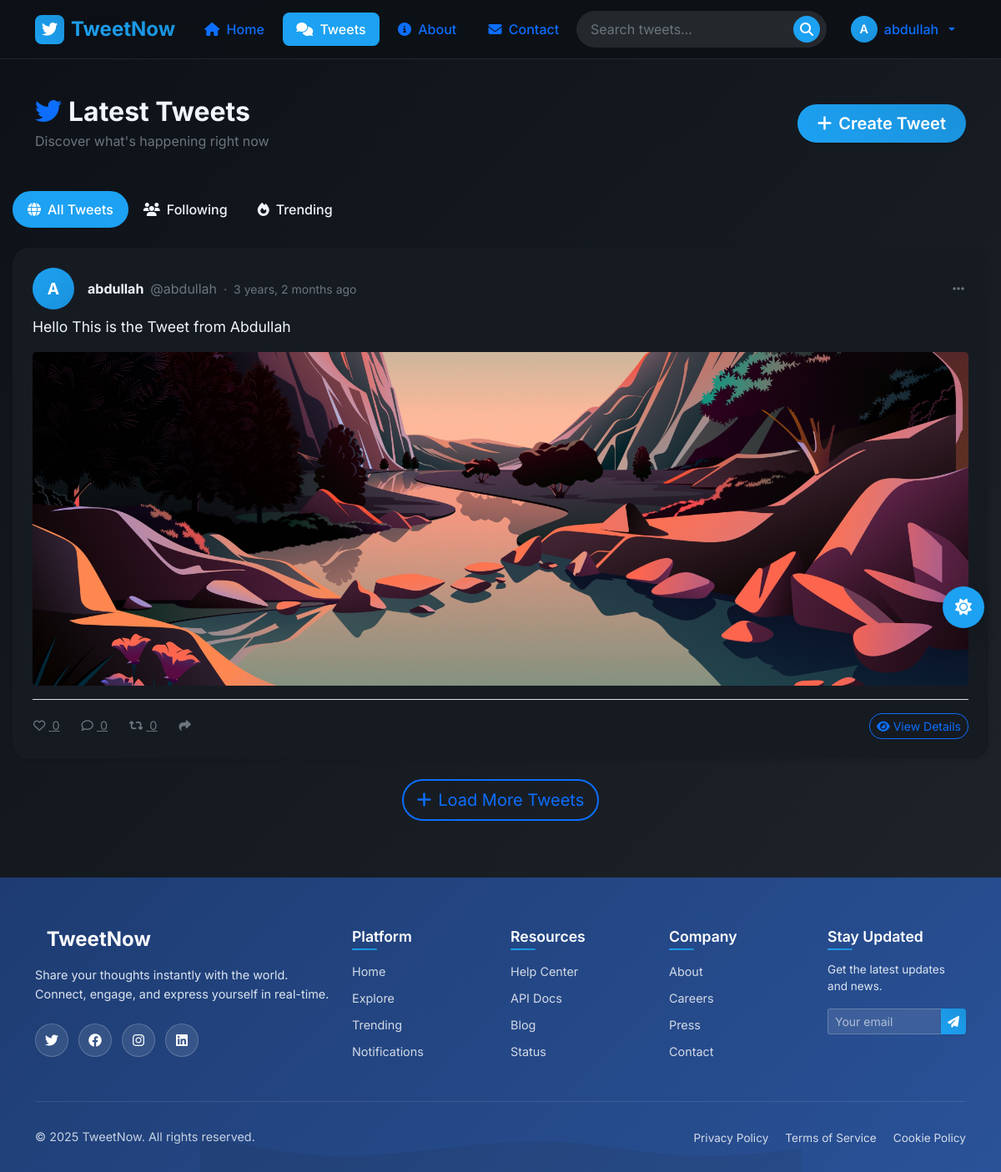
The page /tweet/ (signed in) on the database its author committed.
### tweet/models.py (models this page shows, shortened)
class Tweet(models.Model):
    user = models.ForeignKey(User, on_delete=models.CASCADE)
    text = models.TextField(max_length=240)
    photo = models.ImageField(upload_to="photos/", blank=True, null=True)
    created_at = models.DateTimeField(auto_now_add=True)
    updated_at = models.DateTimeField(auto_now=True)

### tweet/views.py (the view)
# urls.py: path('', views.tweet_list, name="tweet_list"),
def tweet_list(request):
    tweets = Tweet.objects.all().order_by("-created_at")
    return render(request, 'tweet_list.html', {"tweets": tweets})

### tweet/templates/tweet_list.html (shortened to what this page needs)
{% extends 'layout.html' %}
{% load static %}
{% block content %}
<div class="container py-4">
    <div class="row mb-4">
        <div class="col-12">
            <div class="d-flex justify-content-between align-items-center flex-wrap gap-3">
                <div>
                    <h2 class="mb-1 fw-bold">
                        <i class="fab fa-twitter text-primary me-2"></i>Latest Tweets
                    </h2>
                    <p class="text-muted mb-0">Discover what's happening right now</p>
                </div>
                    <a href="{% url 'tweet:tweet_create' %}" class="btn btn-primary btn-lg px-4 create-tweet-btn"
                       style="border-radius: 25px; font-weight: 600; white-space: nowrap;">
                        <i class="fas fa-plus me-2"></i>Create Tweet
                    </a>
                </div>
            </div>
        </div>
    </div>
    <div class="row mb-4">
        <div class="col-12">
            <ul class="nav nav-pills" id="tweetTabs" role="tablist">
                <li class="nav-item" role="presentation">
                    <button class="nav-link active" id="all-tab" data-bs-toggle="pill" data-bs-target="#all" type="button">
                        <i class="fas fa-globe me-2"></i>All Tweets
                    </button>
                </li>
                <li class="nav-item" role="presentation">
                    <button class="nav-link" id="following-tab" data-bs-toggle="pill" data-bs-target="#following" type="button">
                        <i class="fas fa-users me-2"></i>Following
                    </button>
                </li>
                <li class="nav-item" role="presentation">
                    <button class="nav-link" id="trending-tab" data-bs-toggle="pill" data-bs-target="#trending" type="button">
                        <i class="fas fa-fire me-2"></i>Trending
                    </button>
                </li>
            </ul>
        </div>
    </div>
    <div class="row">
        <div class="col-12">
            <div class="tab-content" id="tweetTabContent">
                <div class="tab-pane fade show active" id="all" role="tabpanel">
                    <div class="tweet-container" id="tweetContainer">
                        {% for tweet in tweets %}
                        <div class="tweet-card mb-4 animate-fade-in" data-tweet-id="{{ tweet.id }}">
                            <div class="card border-0 shadow-sm hover-lift" style="border-radius: 20px; overflow: hidden;">
                                <div class="card-header bg-transparent border-0 p-4 pb-0">
                                    <div class="d-flex align-items-center">
                                        <div class="avatar-container me-3">
                                            {% if tweet.user.profile.profile_picture %}
                                            <img src="{{ tweet.user.profile.profile_picture.url }}"
                                                 class="rounded-circle" width="50" height="50"
                                                 alt="{{ tweet.user.username }}" style="object-fit: cover;">
                                            {% else %}
                                            <div class="avatar-placeholder rounded-circle d-flex align-items-center justify-content-center"
                                                 style="width: 50px; height: 50px; background: linear-gradient(135deg, var(--primary-blue), var(--primary-blue-hover)); color: white; font-weight: bold; font-size: 1.2rem;">
                                                {{ tweet.user.username|slice:":1"|upper }}
                                            </div>
                                            {% endif %}
                                        </div>
                                        <div class="flex-grow-1">
                                            <div class="d-flex align-items-center flex-wrap">
                                                <h6 class="mb-0 fw-bold me-2">
                                                    {{ tweet.user.get_full_name|default:tweet.user.username }}
                                                </h6>
                                                <span class="text-muted me-2">@{{ tweet.user.username }}</span>
                                                <span class="text-muted small">·</span>
                                                <span class="text-muted small ms-2" title="{{ tweet.created_at }}">
                                                    {{ tweet.created_at|timesince }} ago
                                                </span>
                                            </div>
                                        </div>
                                        {% if request.user == tweet.user %}
                                        <div class="dropdown">
                                            <button class="btn btn-link text-muted p-1" type="button" data-bs-toggle="dropdown">
                                                <i class="fas fa-ellipsis-h"></i>
                                            </button>
                                        </div>
                                        {% endif %}
                                    </div>
                                </div>
                                <div class="card-body p-4 pt-2">
                                    <div class="tweet-text mb-3">
                                        <p class="mb-0" style="line-height: 1.5; font-size: 1.1rem;">
                                            {{ tweet.text }}
                                        </p>
                                    </div>
                                    {% if tweet.photo %}
                                    <div class="tweet-image mb-3">
                                        <img src="{{ tweet.photo.url }}" class="img-fluid rounded-3 w-100"
                                             alt="Tweet image" style="max-height: 400px; object-fit: cover; cursor: pointer;"
                                             data-bs-toggle="modal" data-bs-target="#imageModal"
                                             data-src="{{ tweet.photo.url }}">
                                    </div>
                                    {% endif %}
                                    <div class="tweet-actions d-flex justify-content-between align-items-center pt-3 border-top">
                                        <div class="d-flex gap-4">
                                            <button class="btn btn-link text-muted p-0 like-btn" data-tweet-id="{{ tweet.id }}">
                                                <i class="far fa-heart me-1"></i>
                                                <span class="like-count">{{ tweet.likes_count|default:0 }}</span>
                                            </button>
                                            <button class="btn btn-link text-muted p-0" data-bs-toggle="collapse"
                                                    data-bs-target="#comments-{{ tweet.id }}">
                                                <i class="far fa-comment me-1"></i>
                                                <span>{{ tweet.comments_count|default:0 }}</span>
                                            </button>
                                            <button class="btn btn-link text-muted p-0 retweet-btn" data-tweet-id="{{ tweet.id }}">
                                                <i class="fas fa-retweet me-1"></i>
                                                <span class="retweet-count">{{ tweet.retweets_count|default:0 }}</span>
                                            </button>
                                            <button class="btn btn-link text-muted p-0 share-btn" data-tweet-id="{{ tweet.id }}">
                                                <i class="fas fa-share me-1"></i>
                                            </button>
                                        </div>
                                        <a href="#" class="btn btn-outline-primary btn-sm"
                                           style="border-radius: 15px;">
                                            <i class="fas fa-eye me-1"></i>View Details
                                        </a>
                                    </div>
                                </div>
                            </div>
                        </div>
                        {% endfor %}
                    </div>
                    {% if tweets %}
                    <div class="text-center mt-4">
                        <button class="btn btn-outline-primary btn-lg" id="loadMoreBtn"
                                style="border-radius: 25px; border-width: 2px;">
                            <i class="fas fa-plus me-2"></i>Load More Tweets
                        </button>
                    </div>
                    {% endif %}
                </div>
            </div>
        </div>
    </div>
</div>
{% endblock content %}

### templates/components/navbar.html (shortened to what this page needs)
<nav class="navbar navbar-expand-lg sticky-top" id="mainNavbar">
  <div class="container">
      <a class="navbar-brand d-flex align-items-center" href="/">
          <div class="brand-icon me-2">
              <i class="fab fa-twitter"></i>
          </div>
          <span class="brand-text">TweetNow</span>
      </a>
      <div class="collapse navbar-collapse" id="navbarContent">
          <ul class="navbar-nav me-auto mb-2 mb-lg-0">
              <li class="nav-item">
                  <a class="nav-link nav-link-custom" href="/" data-page="home">
                      <i class="fas fa-home me-1"></i>
                      <span>Home</span>
                  </a>
              </li>
              <li class="nav-item">
                  <a class="nav-link nav-link-custom" href="{% url 'tweet:tweet_list' %}" data-page="tweets">
                      <i class="fas fa-comments me-1"></i>
                      <span>Tweets</span>
                  </a>
              </li>
              <li class="nav-item">
                  <a class="nav-link nav-link-custom" href="/about" data-page="about">
                      <i class="fas fa-info-circle me-1"></i>
                      <span>About</span>
                  </a>
              </li>
              <li class="nav-item">
                  <a class="nav-link nav-link-custom" href="/contact" data-page="contact">
                      <i class="fas fa-envelope me-1"></i>
                      <span>Contact</span>
                  </a>
              </li>
          </ul>
          <form class="search-form me-3" role="search" method="get" action="#">
              <div class="search-container">
                  <input class="form-control search-input" type="search" name="q" placeholder="Search tweets..."
                         aria-label="Search" autocomplete="off">
                  <button class="search-btn" type="submit" aria-label="Search">
                      <i class="fas fa-search"></i>
                  </button>
              </div>
          </form>
          <div class="auth-section">
              {% if request.user.is_authenticated %}
                  <div class="dropdown">
                      <a class="nav-link dropdown-toggle user-profile" href="#" role="button"
                         data-bs-toggle="dropdown" aria-expanded="false">
                          <div class="user-avatar">
                              {% if request.user.profile.avatar %}
                                  <img src="{{ request.user.profile.avatar.url }}" alt="{{ request.user.username }}"
                                       class="avatar-img">
                              {% else %}
                                  <div class="avatar-placeholder">
                                      {{ request.user.username|first|upper }}
                                  </div>
                              {% endif %}
                          </div>
                          <span class="username d-none d-lg-inline">{{ request.user.username }}</span>
                      </a>
                  </div>
              {% endif %}
          </div>
      </div>
  </div>
</nav>

### rows shown on the page
Tweet: user.username "A", user.get_full_name "abdullah", user.username "abdullah", created_at "3 years, 2 months", text "Hello This is the Tweet from Abdullah", photo (picture), likes_count "0", comments_count "0", retweets_count "0"

### other values the page prints
{{ request.user.username|first|upper }} "A"
{{ request.user.username }} "abdullah"
